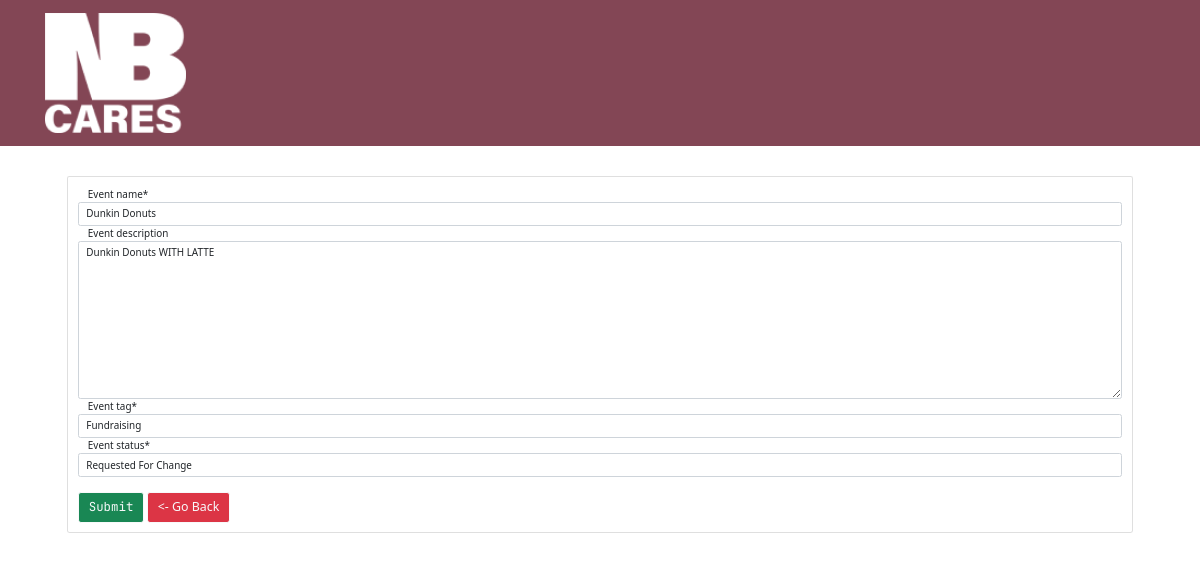
/update/1 (signed in), run on the app's committed database.
### ProjectSite/models.py (models this page shows, shortened)
class Event(models.Model):
    EVENT_TAGS = (
        ('Housing', 'Housing'), ('Employment', 'Employment'), ('Education', 'Education'),
        ('Financial Literacy', 'Financial Literacy'), ('Healthcare', 'Healthcare'), ('Mental Health', 'Mental Health'),
        ('Family Engagement', 'Family Engagement'), ('Children Activities', 'Children Activities'), ('Art', 'Art'),
        ('Community Event', 'Community Event'), ('Fundraising', 'Fundraising'), ('Other', 'Other'),
    )
    EVENT_STATUS = (
        (u'Accepted', u'Accepted'),
        (u'Pending', u'Pending'),
        (u'Canceled', u'Canceled'),
        (u'Requested For Change', u'Requested For Change'),
    )
    user = models.ForeignKey(Organization, on_delete=models.CASCADE)
    event_name = models.CharField(max_length=100, null=True, blank=False)
    event_description = models.TextField(max_length=400, null=True, blank=True)
    event_sTime = models.DateTimeField()
    event_eTime = models.DateTimeField()
    event_tag = models.CharField(max_length=30, null=True, choices=EVENT_TAGS)
    event_status = models.CharField(max_length=30, choices=EVENT_STATUS, default='Pending')
    event_date_created = models.DateTimeField(auto_now_add=True, null=True, blank=True)
    event_popper = models.ImageField(null=True, blank=True, upload_to="images/")
    registered = models.ManyToManyField(User, default=None, blank=True, related_name='registeredUser')

### ProjectSite/views.py (the view)
# urls.py: path('update/<str:pk>', views.update_events, name="update_events"),
@login_required(login_url='login')
def update_events(request, pk):
    orgevents = Event.objects.get(id=pk)
    if request.method == 'POST':
        form = ProjectUpdateForm(request.POST, instance=orgevents)
        if form.is_valid():
            form.save()
            return redirect('admin_panel')
    else:
        form = ProjectUpdateForm(instance=orgevents)
    context = {'form': form}
    return render(request, 'ProjectSite/events-update.html', context)

### ProjectSite/forms.py
class ProjectUpdateForm(ModelForm):
    class Meta:
        model = Event
        fields = ['event_name', 'event_description', 'event_tag', 'event_status']

### templates/ProjectSite/events-update.html (shortened to what this page needs)
{% extends 'ProjectSite/log-base.html' %}
{% load static %}
{% load crispy_forms_filters %}
{% block body %}
    <div class="row mx-5 px-5">
        <div class="col-md-12">
            <div class="card card-body">
                <form action="" method="POST">
                    {{ form|crispy }}
                    <div class="row">
                        <div class="col mt-4">
                            <button class="btn btn-success btn-outline-light btn-lg btn-block" type="submit">Submit
                            </button>
                            <a href="{% url 'admin_panel' %}" class="btn btn-danger btn-outline-light btn-lg btn-block"><-
                                Go Back</a>
                        </div>
                    </div>
                </form>
            </div>
        </div>
    </div>
{% endblock %}

### static/css/ProjectSite.css (style rules this page uses)
* { margin: 0; padding: 0; }
html { position: relative; min-height: 100%; font-size: 62%; scroll-behavior: smooth; }
body { --main-color: #EFD466; --primary-color: #D7B030; --button-background: #FFF7B6; --primary-button-background: #b67786; --background-color: #834655; margin-bottom: 180px; }
button { font-family: 'JetBrains Mono', monospace;color: var(--primary-button-background); }
a { text-decoration: none;cursor: pointer; }
label { margin-left: 10px; }

### data on the page
Event: event_name "Dunkin Donuts", event_description "Dunkin Donuts WITH LATTE", event_tag "Fundraising", event_status "Requested For Change"
